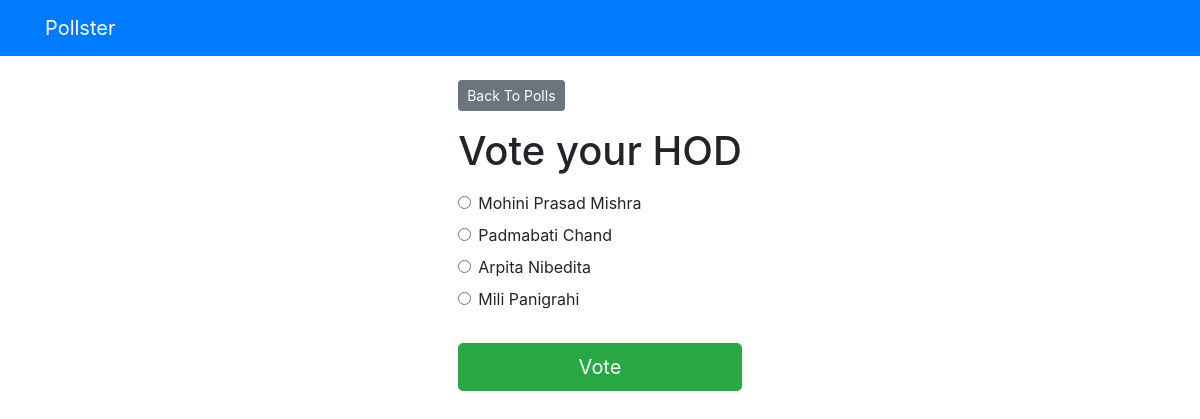
Page /polls/3/ on the committed database.
### polls/models.py (models this page shows, shortened)
class Question(models.Model):
    question_text = models.CharField(max_length=200)
    pub_date = models.DateTimeField('date published')

class Choice(models.Model):
    question = models.ForeignKey(Question, on_delete=models.CASCADE)
    choice_text = models.CharField(max_length=200)
    votes = models.IntegerField(default=0)

### polls/views.py (the view)
# urls.py: path('<int:question_id>/', views.detail, name='detail'),
def detail(request, question_id):
    try:
        question = Question.objects.get(pk=question_id)
    except Question.DoesNotExist:
        raise Http404("Question does not exist")
    return render(request, 'polls/detail.html', {'question': question})

### templates/polls/detail.html (shortened to what this page needs)
{% extends 'base.html' %}
{% block content %}
<a class = "btn btn-secondary btn-sm mb-3" href = "{% url 'polls:index' %}">Back To Polls</a>
<h1 class = "text-center mb-3">{{question.question_text}}</h1>
<form action = "{% url 'polls:vote' question.id %}" method = "post">
    {% for choice in question.choice_set.all %}
    <div class = "form-check">
    <input type = "radio" name = "choice" class = "form-check-input" id = "choice{{ forloop.counter }}"
    value = "{{ choice.id }}" />
    <label for = "choice{{ forloop.counter }}">{{choice.choice_text}}</label>
    </div>
    {% endfor %}
    <input type = "submit" value = "Vote" class = "btn btn-success btn-lg btn-block mt-4" />
</form>
{% endblock %}

### rows in the picture
Question: question_text "Vote your HOD"
Choice: choice_text "Mohini Prasad Mishra"
Choice: choice_text "Padmabati Chand"
Choice: choice_text "Arpita Nibedita"
Choice: choice_text "Mili Panigrahi"
